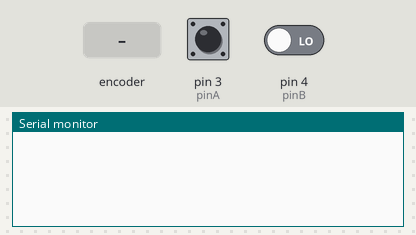
A sketch run on a simulated Arduino Uno, built with avr-gcc and run on an emulated ATmega328P. Shown: the last lines printed to the serial monitor. Inputs (shaded band) come from the test bench; at power-on: pin 3 (pinA) HIGH, pin 4 (pinB) LOW.

Above: at 1.2 s.
1.3 s: rotary encoder on pin 3 (pinA) / pin 4 (pinB) turned 1 step (first pin leading)
At 2.5 s:
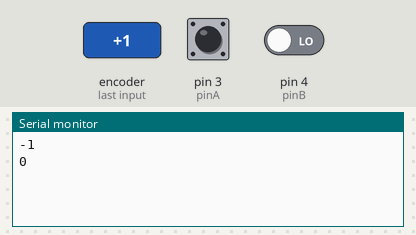
3.0 s: rotary encoder on pin 3 (pinA) / pin 4 (pinB) turned 1 step (first pin leading)
At 3.8 s:
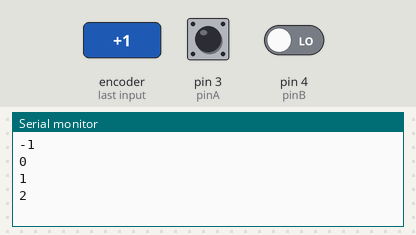
Timing chart, 0 to 6.0 s (numbered marks = the images above; inputs shaded):
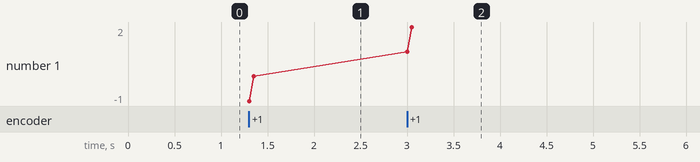

Measured:
- after the input at 1.3 s, the serial monitor: prints a new line at once (image 1)
- after the input at 3.0 s, the serial monitor: prints a new line at once (image 2)
- plotted number 1: 0 → 2 after the input at 3.0 s

The sketch:

ArduinoRotaryEncoder.ino
```cpp
int pinA = 3;  // Connected to CLK on KY-040
 int pinB = 4;  // Connected to DT on KY-040
 int encoderPosCount = 0;
 int pinALast;
 int aVal;
 boolean bCW;

 void setup() {
   pinMode (pinA,INPUT);
   pinMode (pinB,INPUT);
   /* Read Pin A
   Whatever state it's in will reflect the last position
   */
   pinALast = digitalRead(pinA);
   Serial.begin (9600);
 }

 void loop()
 {
   aVal = digitalRead(pinA);
   delayMicroseconds(800); // delay for Debouncing
   if (aVal != pinALast){ // Means the knob is rotating
     // if the knob is rotating, we need to determine direction
     // We do that by reading pin B.
     if (digitalRead(pinB) != aVal)
     {
      // Means pin A Changed first - We're Rotating Clockwise
       encoderPosCount ++;
       bCW = true;
     } else {// Otherwise B changed first and we're moving CCW
       bCW = false;
       encoderPosCount--;
     }

     Serial.println(encoderPosCount);

   }
   pinALast = aVal;
 }
```
